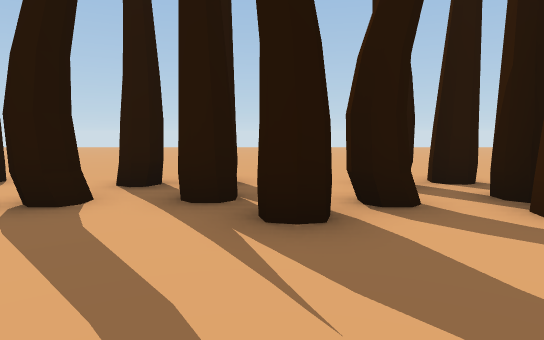
View 1 (above)

17 first-person views from a walk through a Unity game level. The camera is 1.5 m above the floor, tilts 6° down and sees 75° across. The floor is counted in squares, 2 m on a side. Each view is taken from the middle of a square. On the plan, view 1 faces up. The plan holds only what a view shows up to about 11 squares ahead; the rest is blank. The place goes on beyond the plan. Some surface patterns are stand-ins.

View 2
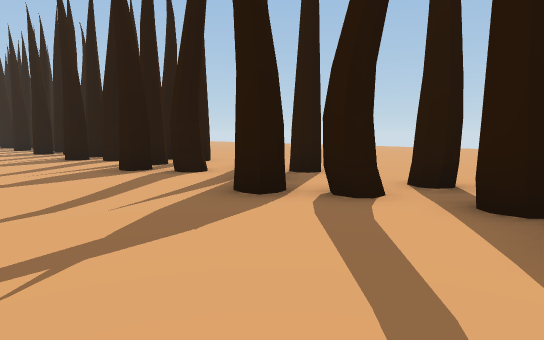

View 3
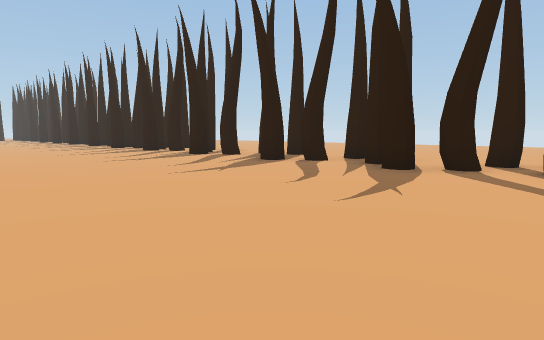

View 4
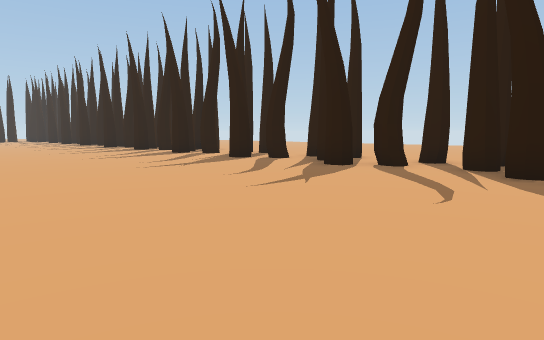

View 5
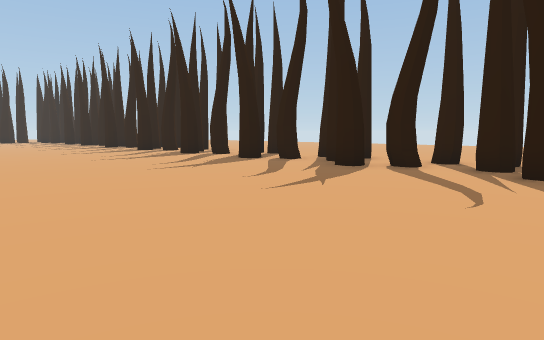

View 6
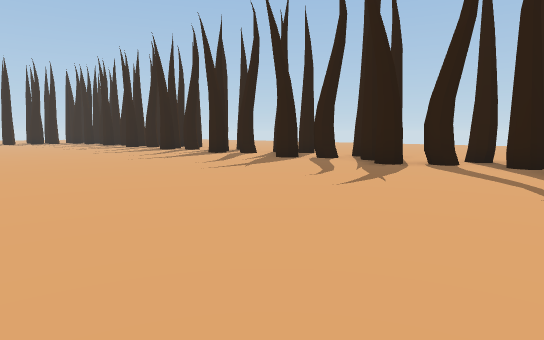

View 7
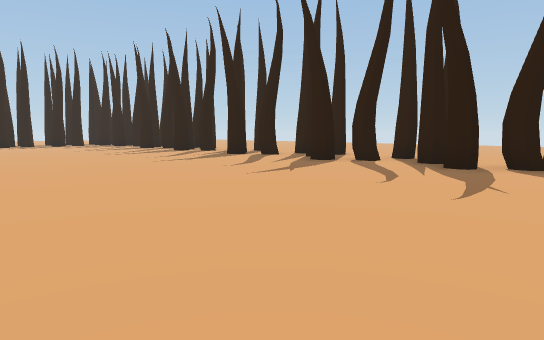

View 8
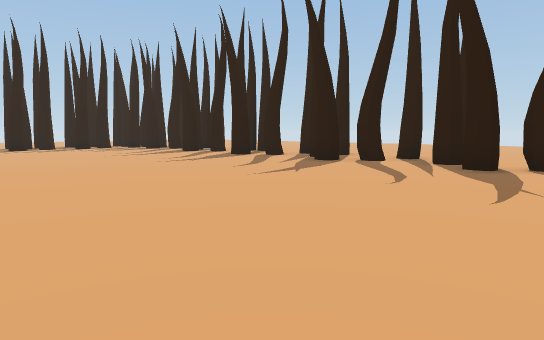

View 9
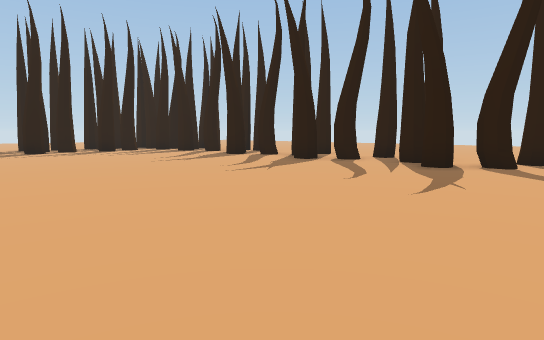

View 10
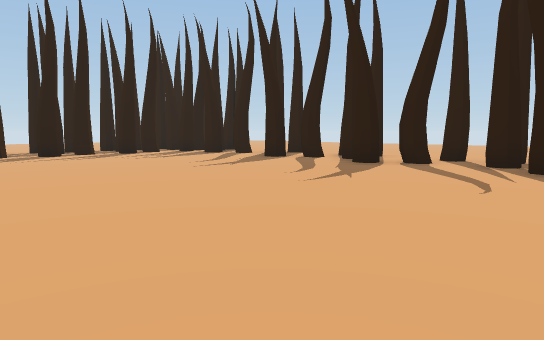

View 11
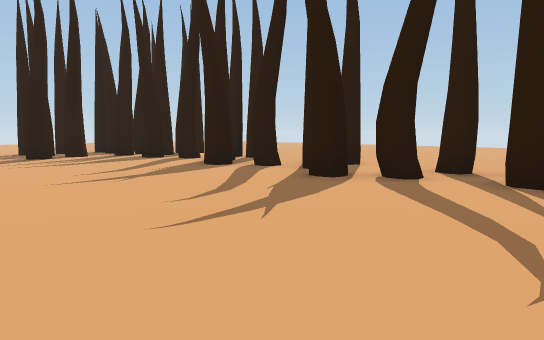

View 12
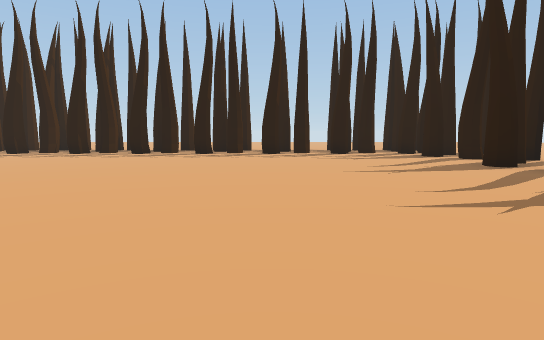

View 13
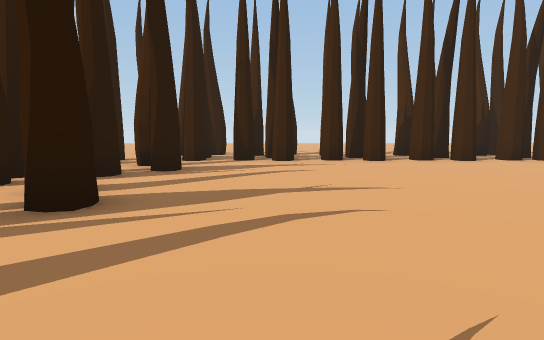

View 14
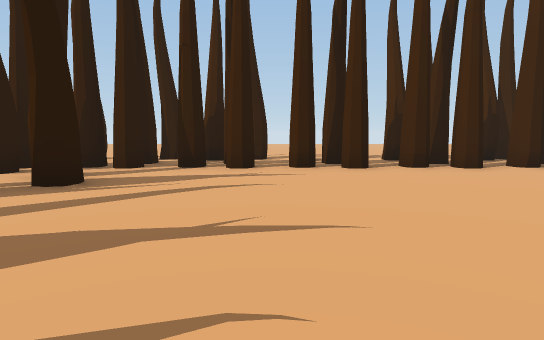

View 15
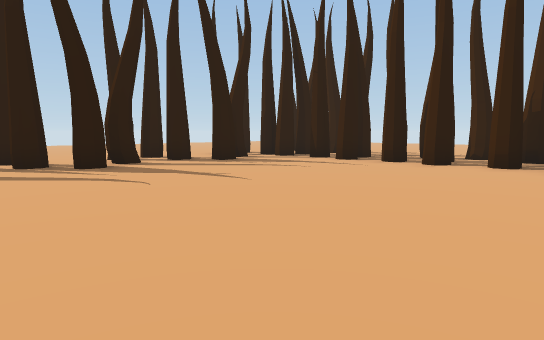

View 16
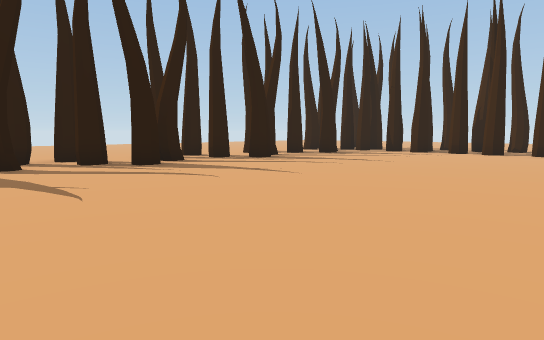

View 17
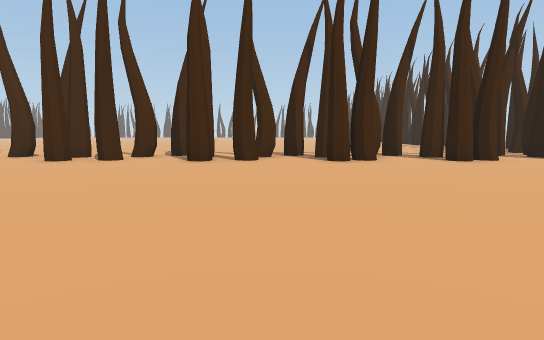

### Floor plan
Key: @ floor where view 1 was taken; # wall or solid block; x gap in a wall; . floor; T thing the floor can be seen under or through.
Columns run from 39 left of view 1 to 5 right of it. Each row starts with its distance up from view 1.
 15        .
 14       ...
 13      .....
 12     .......
 11     .......
 10    .........                      ...
  9   ...........                     ......   ..
  8  ..............                    ..........
  7  ..............          ..  ...  ..........
  6 ...............  ..  ......  ...............
  5 .##..#..##...#.##..  .##..##...#.#...TT..##.#
  4 ###.##.#.#.#.#.#.####.#.##.#.#.#.#.TTTT.#.#.
  3 #..#..#...#...#...#..#..##..#...#...T..T..###
  2 ..........................................#.
  1 ..........................................###
  0 .......................................@....x
 -1 ..........................................#.#
 -2 ..........................................###
 -3 ..........................................###
 -4 ..........................................###
 -5 ..........................  .......... ...x.

Positions as (right, up) in squares from view 1, and headings:
1: (0, 0), facing up
2: (0, 0), facing up-left
3: (0, -4), facing up-left
4: (-6, -4), facing up-left
5: (-10, -4), facing up-left
6: (-14, -5), facing up-left
7: (-19, -5), facing up-left
8: (-23, -5), facing up-left
9: (-26, -5), facing up-left
10: (-28, -5), facing up-left
11: (-29, -2), facing up-left
12: (-28, -2), facing left
13: (-7, 1), facing right
14: (-5, 0), facing right
15: (-6, -5), facing up-right
16: (-11, -5), facing up-right
17: (-32, 15), facing down
